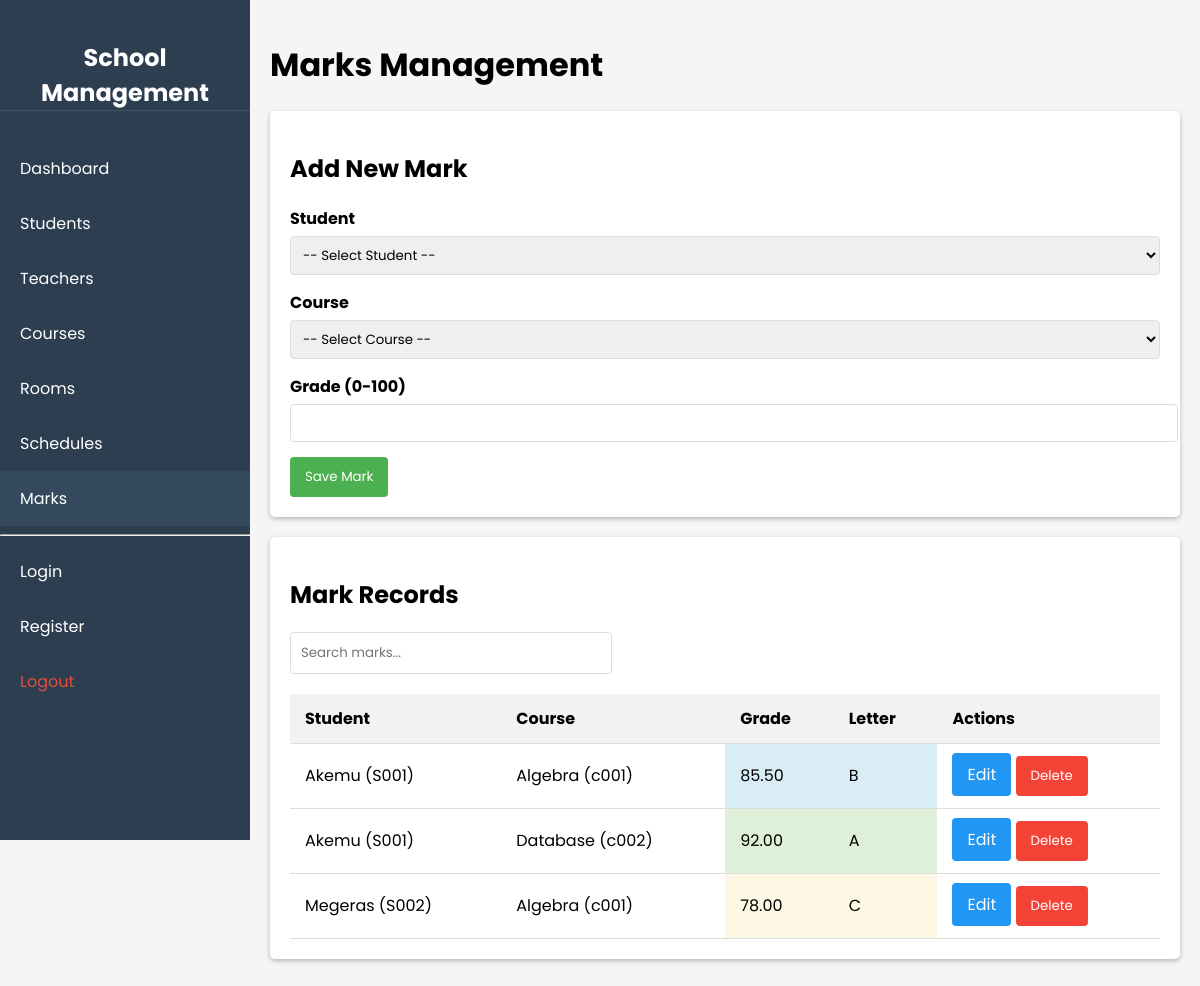
The app's page /marks.php (signed in) with its own data.
### tables this page shows
CREATE TABLE marks (
    mark_id INT AUTO_INCREMENT PRIMARY KEY,
    student_id VARCHAR(10),
    course_id VARCHAR(10),
    grade DECIMAL(5,2),
    FOREIGN KEY (student_id) REFERENCES students(stud_id) ON DELETE CASCADE ON UPDATE CASCADE,
    FOREIGN KEY (course_id) REFERENCES courses(c_id) ON DELETE CASCADE ON UPDATE CASCADE,
    UNIQUE(student_id, course_id)  
);

CREATE TABLE students (
    stud_id VARCHAR(10) PRIMARY KEY,
    stud_name VARCHAR(50) NOT NULL,
    email VARCHAR(100) UNIQUE,
    age INT,
    sex ENUM('M', 'F'),
    year INT,
    phone VARCHAR(20) DEFAULT NULL
);

CREATE TABLE courses (
    c_id VARCHAR(10) PRIMARY KEY,
    c_name VARCHAR(50) NOT NULL,
    department VARCHAR(30),
    teacher_id VARCHAR(10),
    FOREIGN KEY (teacher_id) REFERENCES teachers(t_id) ON DELETE SET NULL ON UPDATE CASCADE
);

### marks.php (the view, shortened to what this page needs)
<?php
require_once "dbcon.php";
$mark = ['mark_id' => '', 'student_id' => '', 'course_id' => '', 'grade' => ''];
$marks = [];
$query = "
    SELECT m.mark_id, m.grade,
           s.stud_id as student_id, s.stud_name as student_name,
           c.c_id as course_id, c.c_name as course_name
    FROM marks m
    JOIN students s ON m.student_id = s.stud_id
    JOIN courses c ON m.course_id = c.c_id
";
if ($_SESSION['role'] == 'teacher') {
    $query .= " WHERE c.teacher_id = ?";
    $stmt = $db->prepare($query);
    if ($stmt) {
        $stmt->bind_param("s", $_SESSION['user_id']);
        $stmt->execute();
        $result = $stmt->get_result();
        if ($result) $marks = $result->fetch_all(MYSQLI_ASSOC);
        $stmt->close();
    }
} else {
    $result = $db->query($query);
    if ($result) {
        $marks = $result->fetch_all(MYSQLI_ASSOC);
    }
}
?>
<!DOCTYPE html>
<html lang="en">
<head>
    <link rel="stylesheet" href="css/students.css">
</head>
<body>
    <div class="container">
        <?php require_once "sidebar.php"; ?>
        <div class="main-content">
            <h1><?php echo $_SESSION['role'] == 'teacher' ? 'My Course Marks' : 'Marks Management'; ?></h1>
            <div class="card">
                <h2><?php echo empty($_GET['edit']) ? 'Add New Mark' : 'Edit Mark'; ?></h2>
                <form method="POST">
                    <div class="form-group">
                        <label for="student_id">Student</label>
                        <select id="student_id" name="student_id" required>
                            <option value="">-- Select Student --</option>
                        </select>
                    </div>
                    <div class="form-group">
                        <label for="course_id">Course</label>
                        <select id="course_id" name="course_id" required>
                            <option value="">-- Select Course --</option>
                        </select>
                    </div>
                    <div class="form-group">
                        <label for="grade">Grade (0-100)</label>
                        <input type="number" id="grade" name="grade" min="0" max="100" step="0.01"
                               value="<?php echo htmlspecialchars($mark['grade']); ?>" required>
                    </div>
                    <button type="submit" name="save_mark">Save Mark</button>
                </form>
            </div>
            <div class="card">
                <h2>Mark Records</h2>
                <div class="search-box">
                    <input type="text" id="searchInput" placeholder="Search marks...">
                </div>
                <table id="marksTable">
                    <thead>
                        <tr>
                            <th>Student</th>
                            <th>Course</th>
                            <th>Grade</th>
                            <th>Letter</th>
                            <th>Actions</th>
                        </tr>
                    </thead>
                    <tbody>
                        <?php foreach ($marks as $m):
                            $letter_grade = '';
                            $grade_class = '';
                            if ($m['grade'] >= 90) {
                                $letter_grade = 'A';
                                $grade_class = 'grade-A';
                            } elseif ($m['grade'] >= 80) {
                                $letter_grade = 'B';
                                $grade_class = 'grade-B';
                            } elseif ($m['grade'] >= 70) {
                                $letter_grade = 'C';
                                $grade_class = 'grade-C';
                            } elseif ($m['grade'] >= 60) {
                                $letter_grade = 'D';
                                $grade_class = 'grade-D';
                            } else {
                                $letter_grade = 'F';
                                $grade_class = 'grade-F';
                            }
                        ?>
                            <tr>
                                <td><?php echo htmlspecialchars($m['student_name']); ?> (<?php echo htmlspecialchars($m['student_id']); ?>)</td>
                                <td><?php echo htmlspecialchars($m['course_name']); ?> (<?php echo htmlspecialchars($m['course_id']); ?>)</td>
                                <td class="<?php echo $grade_class; ?>"><?php echo htmlspecialchars($m['grade']); ?></td>
                                <td class="<?php echo $grade_class; ?>"><?php echo $letter_grade; ?></td>
                                <td>
                                    <a href="marks.php?edit=<?php echo urlencode($m['mark_id']); ?>"
                                       class="btn btn-edit">Edit</a>
                                    <?php if ($_SESSION['role'] == 'admin'): ?>
                                        <form method="POST" style="display:inline;">
                                            <button type="submit" name="delete_mark" class="btn btn-danger"
                                                    onclick="return confirm('Delete this mark?')">Delete</button>
                                        </form>
                                    <?php endif; ?>
                                </td>
                            </tr>
                        <?php endforeach; ?>
                    </tbody>
                </table>
            </div>
        </div>
    </div>
</body>
</html>

### sidebar.php (shortened to what this page needs)
<?php
if (isset($_SESSION['user_id']) && $_SESSION['role'] == 'admin') { ?>
    <div id="sidebar">
    <h2 style="padding: 0 20px;">School Management</h2>
    <a href="index.php" <?php echo basename($_SERVER['PHP_SELF']) == 'index.php' ? 'style="background: #34495e;"' : ''; ?>>Dashboard</a>
    <a href="students.php" <?php echo basename($_SERVER['PHP_SELF']) == 'students.php' ? 'style="background: #34495e;"' : ''; ?>>Students</a>
    <a href="teachers.php" <?php echo basename($_SERVER['PHP_SELF']) == 'teachers.php' ? 'style="background: #34495e;"' : ''; ?>>Teachers</a>
    <a href="courses.php" <?php echo basename($_SERVER['PHP_SELF']) == 'courses.php' ? 'style="background: #34495e;"' : ''; ?>>Courses</a>
    <a href="rooms.php" <?php echo basename($_SERVER['PHP_SELF']) == 'rooms.php' ? 'style="background: #34495e;"' : ''; ?>>Rooms</a>
    <a href="schedules.php" <?php echo basename($_SERVER['PHP_SELF']) == 'schedules.php' ? 'style="background: #34495e;"' : ''; ?>>Schedules</a>
    <a href="marks.php" <?php echo basename($_SERVER['PHP_SELF']) == 'marks.php' ? 'style="background: #34495e;"' : ''; ?>>Marks</a>
    <hr>
    <a href="login.php" <?php echo basename($_SERVER['PHP_SELF']) == 'login.php' ? 'style="background: #34495e;"' : ''; ?>>Login</a>
    <a href="register.php" <?php echo basename($_SERVER['PHP_SELF']) == 'register.php' ? 'style="background: #34495e;"' : ''; ?>>Register</a>
    <a href="logout.php" style="color: #e74c3c;">Logout</a>
</div>
<?php }?>

### css/students.css (style rules this page uses)
* { font-family: 'Poppins', Arial, sans-serif; }
body { margin: 0; padding: 0; background-color: #f5f5f5; }
.container { min-height: 100vh; }
.main-content { margin-left: 250px; padding: 20px; }
.card { background: white; border-radius: 5px; box-shadow: 0 2px 5px rgba(0,0,0,0.25); padding: 20px; margin-bottom: 20px; }
table { width: 100%; border-collapse: collapse; }
th, td { padding: 12px 15px; text-align: left; border-bottom: 1px solid #ddd; }
th { background-color: #f2f2f2; }
.form-group { margin-bottom: 15px; }
label { display: block; margin-bottom: 5px; font-weight: bold; }
input, select { width: 100%; padding: 8px; border: 1px solid #ddd; border-radius: 4px; }
button { background-color: #4CAF50; color: white; padding: 10px 15px; border: none; border-radius: 4px; cursor: pointer; text-decoration: none; }
.btn { color: white; padding: 10px 15px; border: none; border-radius: 4px; cursor: pointer; text-decoration: none; }
.btn-danger { background-color: #f44336; }
.btn-edit { background-color: #2196F3; }
.search-box { margin-bottom: 20px; }
.search-box input { width: 300px; padding: 10px; }

### marks.php (style rules this page uses)
.grade-A { background-color: #dff0d8; }
.grade-B { background-color: #d9edf7; }
.grade-C { background-color: #fcf8e3; }

### sidebar.php (style rules this page uses)
#sidebar { width: 250px; background: #2c3e50; color: white; padding: 20px 0; position: fixed; height: 100vh; }
#sidebar h2 { color: white; text-align: center; margin-bottom: 30px; padding-bottom: 10px; border-bottom: 1px solid rgba(255,255,255,0.1); }
#sidebar a { color: white; padding: 15px 20px; text-decoration: none; display: block; transition: 0.3s; }

### records on screen
marks: student.stud_name "Akemu", student.stud_id "S001", course.c_name "Algebra", course.c_id "c001", grade "85.50", grade "B"
marks: student.stud_name "Akemu", student.stud_id "S001", course.c_name "Database", course.c_id "c002", grade "92.00", grade "A"
marks: student.stud_name "Megeras", student.stud_id "S002", course.c_name "Algebra", course.c_id "c001", grade "78.00", grade "C"
